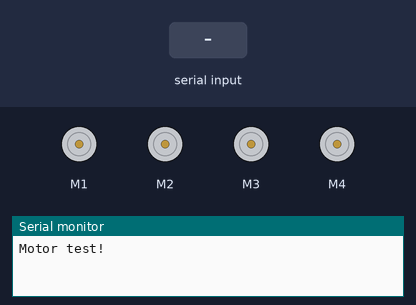
Bench run of a sketch on a simulated Arduino Uno, built with avr-gcc and run on an emulated ATmega328P. On the bench: 4 × DC motor (green arrow = forward, orange = backward, longer = faster), the last lines printed to the serial monitor. Inputs (shaded band) come from the test bench.

Above: at 1.2 s.
1.3 s: "F" received over the second serial link
At 2.2 s:
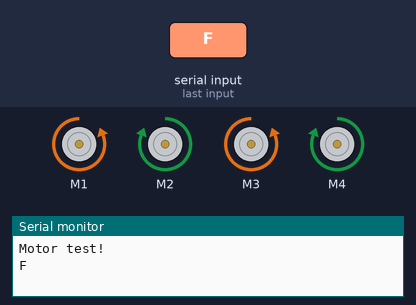
2.8 s: "B" received over the second serial link
At 3.3 s:
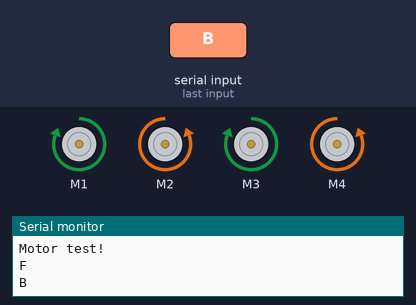
4.3 s: "L" received over the second serial link
At 5.5 s:
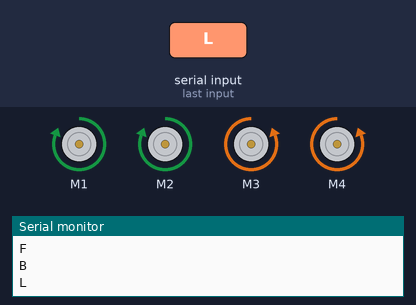
5.8 s: "R" received over the second serial link
At 6.8 s:
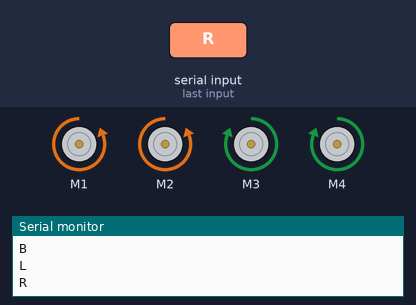
Timing chart, 0 to 8.3 s (numbered marks = the images above; inputs shaded):
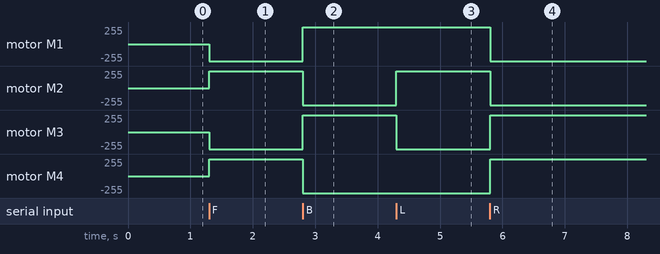

Measured:
- after the input at 1.3 s, motor M1, motor M3: stopped → backward 255/255 at once; motor M2, motor M4: stopped → forward 255/255 at once
- after the input at 2.8 s, motor M1, motor M3: backward 255/255 → forward 255/255 at once; motor M2, motor M4: forward 255/255 → backward 255/255 at once
- after the input at 4.3 s, motor M2: backward 255/255 → forward 255/255 at once; motor M3: forward 255/255 → backward 255/255 at once
- after the input at 5.8 s, motor M1, motor M2: forward 255/255 → backward 255/255 at once; motor M3, motor M4: backward 255/255 → forward 255/255 at once

The sketch:

omni_wheel.ino
```cpp
// (licence header left out)
#include <AFMotor.h>
#include <SoftwareSerial.h>
SoftwareSerial mySerial(9, 10); // RX, TX
char data;
int ss = 255;

AF_DCMotor motor_1(1);
AF_DCMotor motor_2(2);
AF_DCMotor motor_3(3);
AF_DCMotor motor_4(4);

void setup() {
  Serial.begin(9600);           // set up Serial library at 9600 bps
  Serial.println("Motor test!");
  mySerial.begin(9600);

  // turn on motor
  motor_1.setSpeed(ss);
  motor_2.setSpeed(ss);
  motor_3.setSpeed(ss);
  motor_4.setSpeed(ss);

  motor_1.run(RELEASE);
  motor_2.run(RELEASE);
  motor_3.run(RELEASE);
  motor_4.run(RELEASE);
}

void ileri(){

 motor_1.setSpeed(ss);
 motor_2.setSpeed(ss);
 motor_3.setSpeed(ss);
 motor_4.setSpeed(ss);

 motor_1.run(BACKWARD);
 motor_2.run(FORWARD);
 motor_3.run(BACKWARD);
 motor_4.run(FORWARD);


}

void geri(){


 motor_1.setSpeed(ss);
 motor_2.setSpeed(ss);
 motor_3.setSpeed(ss);
 motor_4.setSpeed(ss);

 motor_1.run(FORWARD);
 motor_2.run(BACKWARD);
 motor_3.run(FORWARD);
 motor_4.run(BACKWARD);


}

void sol(){

 motor_1.setSpeed(ss);
 motor_2.setSpeed(ss);
 motor_3.setSpeed(ss);
 motor_4.setSpeed(ss);

 motor_1.run(FORWARD);
 motor_2.run(FORWARD);
 motor_3.run(BACKWARD);
 motor_4.run(BACKWARD);


}

void sag(){

 motor_1.setSpeed(ss);
 motor_2.setSpeed(ss);
 motor_3.setSpeed(ss);
 motor_4.setSpeed(ss);

 motor_1.run(BACKWARD);
 motor_2.run(BACKWARD);
 motor_3.run(FORWARD);
 motor_4.run(FORWARD);


}

void dur(){


  motor_1.run(RELEASE);
  motor_2.run(RELEASE);
  motor_3.run(RELEASE);
  motor_4.run(RELEASE);

}

void loop() {
 if(mySerial.available()){
  data = mySerial.read();
  Serial.println(data);
}

if(data == 'F'){
 ileri();
}

else if(data == 'B'){
  geri();
}

else if(data == 'L'){
  sol();
}

else if(data == 'R'){
 sag();
}

else if(data == 'S'){
  dur();
}


}
```
